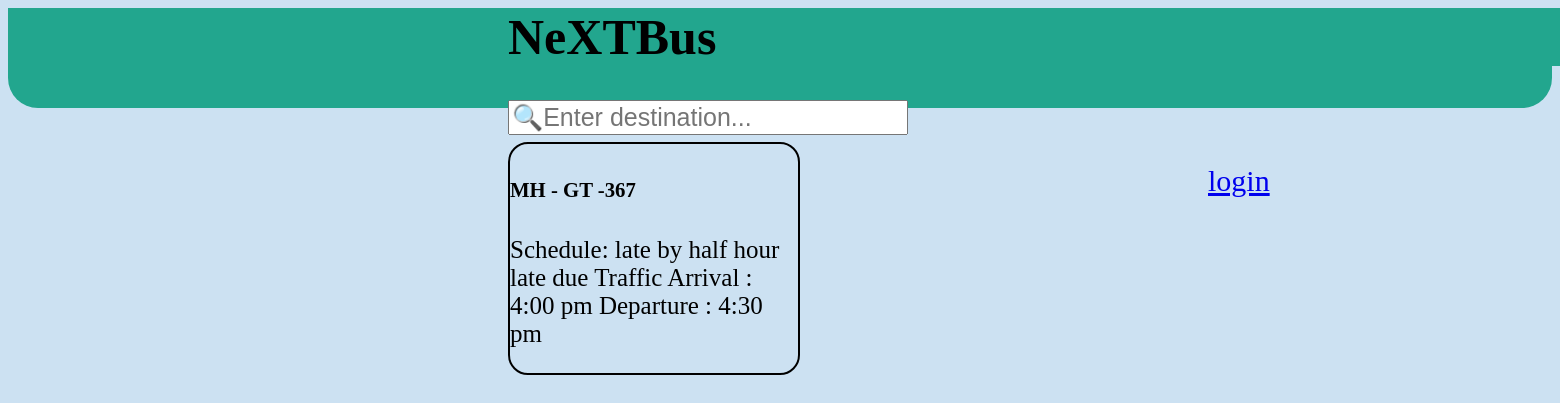
Page /room/2/ on the committed database.
### base/models.py (models this page shows, shortened)
class Room(models.Model):
    host = models.ForeignKey(User,on_delete=models.SET_NULL,null = True)
    route = models.ForeignKey(Route,on_delete=models.SET_NULL,null = True)
    name = models.CharField(max_length = 200)
    description = models.TextField(null = True,blank = True)
    updated = models.DateTimeField(auto_now=True)
    created = models.DateTimeField(auto_now_add = True)
    class Meta:
        ordering = ['-updated','-created']

### base/views.py (the view)
# urls.py: path('room/<str:pk>/',views.room,name = "room"),
def room(request,pk):
    room = Room.objects.get(id = pk)
    context={'room':room}
    return render(request,'base/room.html',context)

### base/templates/base/room.html (shortened to what this page needs)
<div class="cont2">
{% extends 'main.html' %}
{% block content %}
<div class="card" style="width: 18rem;">
    <div class="card-body">
      <h5 class="card-title">{{room.name}}</h5>
      <p class="card-text">{{room.description}}</p>
    </div>
  </div>
{% endblock %}

### rows in the picture
Room: name "MH - GT -367", description "Schedule: late by half hour late due Traffic Arrival : 4:00 pm Departure : 4:30 pm"
